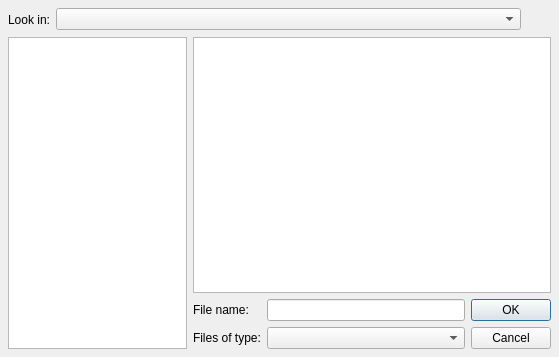
<ui version="4.0" >
 <author></author>
 <comment></comment>
 <exportmacro></exportmacro>
 <class>pqFileDialog</class>
 <widget class="QDialog" name="pqFileDialog" >
  <property name="geometry" >
   <rect>
    <x>0</x>
    <y>0</y>
    <width>559</width>
    <height>357</height>
   </rect>
  </property>
  <property name="windowTitle" >
   <string>Dialog</string>
  </property>
  <layout class="QGridLayout" >
   <property name="margin" >
    <number>8</number>
   </property>
   <property name="spacing" >
    <number>6</number>
   </property>
   <item row="1" column="1" >
    <widget class="QTreeView" name="Files" >
     <property name="sizePolicy" >
      <sizepolicy>
       <hsizetype>7</hsizetype>
       <vsizetype>7</vsizetype>
       <horstretch>2</horstretch>
       <verstretch>0</verstretch>
      </sizepolicy>
     </property>
    </widget>
   </item>
   <item row="2" column="1" >
    <layout class="QGridLayout" >
     <property name="margin" >
      <number>0</number>
     </property>
     <property name="spacing" >
      <number>6</number>
     </property>
     <item row="0" column="0" >
      <widget class="QLabel" name="label_2" >
       <property name="text" >
        <string>File name:</string>
       </property>
      </widget>
     </item>
     <item row="1" column="1" >
      <widget class="QComboBox" name="FileType" >
       <property name="sizeAdjustPolicy" >
        <enum>QComboBox::AdjustToMinimumContentsLength</enum>
       </property>
      </widget>
     </item>
     <item row="0" column="2" >
      <widget class="QPushButton" name="OK" >
       <property name="text" >
        <string>OK</string>
       </property>
      </widget>
     </item>
     <item row="1" column="0" >
      <widget class="QLabel" name="label" >
       <property name="text" >
        <string>Files of type:</string>
       </property>
      </widget>
     </item>
     <item row="0" column="1" >
      <widget class="QLineEdit" name="FileName" />
     </item>
     <item row="1" column="2" >
      <widget class="QPushButton" name="Cancel" >
       <property name="text" >
        <string>Cancel</string>
       </property>
      </widget>
     </item>
    </layout>
   </item>
   <item rowspan="2" row="1" column="0" >
    <widget class="QListView" name="Favorites" >
     <property name="sizePolicy" >
      <sizepolicy>
       <hsizetype>7</hsizetype>
       <vsizetype>7</vsizetype>
       <horstretch>1</horstretch>
       <verstretch>0</verstretch>
      </sizepolicy>
     </property>
    </widget>
   </item>
   <item row="0" column="0" colspan="2" >
    <layout class="QHBoxLayout" >
     <property name="margin" >
      <number>0</number>
     </property>
     <property name="spacing" >
      <number>6</number>
     </property>
     <item>
      <widget class="QLabel" name="label_3" >
       <property name="sizePolicy" >
        <sizepolicy>
         <hsizetype>1</hsizetype>
         <vsizetype>5</vsizetype>
         <horstretch>0</horstretch>
         <verstretch>0</verstretch>
        </sizepolicy>
       </property>
       <property name="text" >
        <string>Look in:</string>
       </property>
      </widget>
     </item>
     <item>
      <widget class="QComboBox" name="Parents" >
       <property name="sizePolicy" >
        <sizepolicy>
         <hsizetype>7</hsizetype>
         <vsizetype>0</vsizetype>
         <horstretch>0</horstretch>
         <verstretch>0</verstretch>
        </sizepolicy>
       </property>
      </widget>
     </item>
     <item>
      <widget class="QToolButton" name="NavigateUp" >
       <property name="text" >
        <string/>
       </property>
       <property name="autoRaise" >
        <bool>true</bool>
       </property>
      </widget>
     </item>
    </layout>
   </item>
  </layout>
 </widget>
 <pixmapfunction></pixmapfunction>
 <tabstops>
  <tabstop>FileName</tabstop>
  <tabstop>FileType</tabstop>
  <tabstop>OK</tabstop>
  <tabstop>Cancel</tabstop>
  <tabstop>Parents</tabstop>
  <tabstop>NavigateUp</tabstop>
  <tabstop>Favorites</tabstop>
  <tabstop>Files</tabstop>
 </tabstops>
 <resources/>
 <connections>
  <connection>
   <sender>OK</sender>
   <signal>clicked()</signal>
   <receiver>pqFileDialog</receiver>
   <slot>accept()</slot>
   <hints>
    <hint type="sourcelabel" >
     <x>487</x>
     <y>371</y>
    </hint>
    <hint type="destinationlabel" >
     <x>60</x>
     <y>368</y>
    </hint>
   </hints>
  </connection>
  <connection>
   <sender>Cancel</sender>
   <signal>clicked()</signal>
   <receiver>pqFileDialog</receiver>
   <slot>reject()</slot>
   <hints>
    <hint type="sourcelabel" >
     <x>487</x>
     <y>404</y>
    </hint>
    <hint type="destinationlabel" >
     <x>84</x>
     <y>388</y>
    </hint>
   </hints>
  </connection>
 </connections>
</ui>
